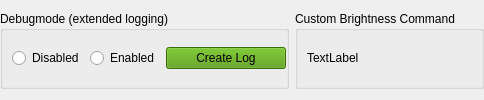
       <widget class="QWidget" name="debugcustombrightness" native="true">
        <property name="sizePolicy">
         <sizepolicy hsizetype="Expanding" vsizetype="Fixed">
          <horstretch>0</horstretch>
          <verstretch>0</verstretch>
         </sizepolicy>
        </property>
        <property name="minimumSize">
         <size>
          <width>0</width>
          <height>0</height>
         </size>
        </property>
        <layout class="QHBoxLayout" name="horizontalLayout_27">
         <property name="leftMargin">
          <number>0</number>
         </property>
         <property name="rightMargin">
          <number>0</number>
         </property>
         <item>
          <widget class="QGroupBox" name="groupBoxDebugmode">
           <property name="sizePolicy">
            <sizepolicy hsizetype="Expanding" vsizetype="Preferred">
             <horstretch>0</horstretch>
             <verstretch>0</verstretch>
            </sizepolicy>
           </property>
           <property name="title">
            <string>Debugmode (extended logging)</string>
           </property>
           <layout class="QHBoxLayout" name="horizontalLayout_18">
            <property name="leftMargin">
             <number>9</number>
            </property>
            <property name="topMargin">
             <number>2</number>
            </property>
            <property name="rightMargin">
             <number>0</number>
            </property>
            <property name="bottomMargin">
             <number>2</number>
            </property>
            <item>
             <widget class="QRadioButton" name="radioButtonDebugmodeDisabled">
              <property name="text">
               <string>Disabled</string>
              </property>
             </widget>
            </item>
            <item>
             <widget class="QRadioButton" name="radioButtonDebugmodeEnabled">
              <property name="text">
               <string>Enabled</string>
              </property>
             </widget>
            </item>
            <item>
             <widget class="QPushButton" name="pushButtonDebuglog">
              <property name="sizePolicy">
               <sizepolicy hsizetype="Fixed" vsizetype="Fixed">
                <horstretch>0</horstretch>
                <verstretch>0</verstretch>
               </sizepolicy>
              </property>
              <property name="minimumSize">
               <size>
                <width>120</width>
                <height>0</height>
               </size>
              </property>
              <property name="maximumSize">
               <size>
                <width>120</width>
                <height>16777215</height>
               </size>
              </property>
              <property name="styleSheet">
               <string notr="true">background-color: rgb(78, 154, 6);
outline: none;</string>
              </property>
              <property name="text">
               <string>Create Log</string>
              </property>
             </widget>
            </item>
           </layout>
          </widget>
         </item>
         <item>
          <widget class="QGroupBox" name="groupBoxBrightnessCommand">
           <property name="sizePolicy">
            <sizepolicy hsizetype="Expanding" vsizetype="Expanding">
             <horstretch>0</horstretch>
             <verstretch>0</verstretch>
            </sizepolicy>
           </property>
           <property name="title">
            <string>Custom Brightness Command</string>
           </property>
           <layout class="QHBoxLayout" name="horizontalLayout_29">
            <property name="leftMargin">
             <number>9</number>
            </property>
            <property name="topMargin">
             <number>2</number>
            </property>
            <property name="rightMargin">
             <number>9</number>
            </property>
            <property name="bottomMargin">
             <number>2</number>
            </property>
            <item>
             <widget class="QLabel" name="labelCustomBrightnessCommand">
              <property name="sizePolicy">
               <sizepolicy hsizetype="Expanding" vsizetype="Fixed">
                <horstretch>0</horstretch>
                <verstretch>0</verstretch>
               </sizepolicy>
              </property>
              <property name="minimumSize">
               <size>
                <width>0</width>
                <height>20</height>
               </size>
              </property>
              <property name="text">
               <string>TextLabel</string>
              </property>
             </widget>
            </item>
           </layout>
          </widget>
         </item>
        </layout>
       </widget>
